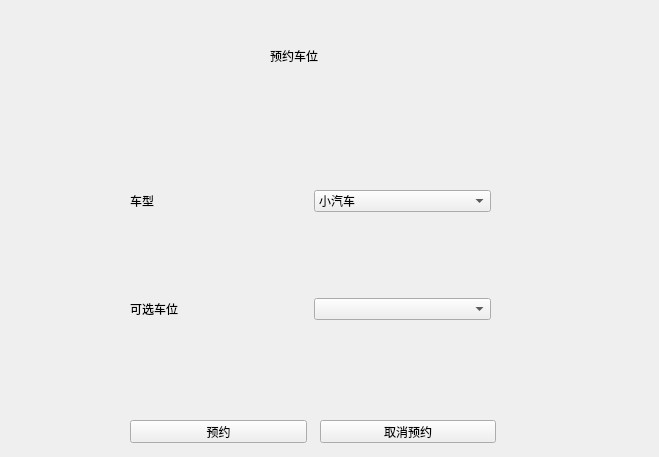
<?xml version="1.0" encoding="UTF-8"?>
<ui version="4.0">
 <class>reserveCar</class>
 <widget class="QWidget" name="reserveCar">
  <property name="geometry">
   <rect>
    <x>0</x>
    <y>0</y>
    <width>659</width>
    <height>457</height>
   </rect>
  </property>
  <property name="windowTitle">
   <string>Form</string>
  </property>
  <widget class="QWidget" name="gridLayoutWidget">
   <property name="geometry">
    <rect>
     <x>130</x>
     <y>110</y>
     <width>361</width>
     <height>291</height>
    </rect>
   </property>
   <layout class="QGridLayout" name="gridLayout">
    <item row="0" column="1">
     <widget class="QComboBox" name="size">
      <item>
       <property name="text">
        <string>小汽车</string>
       </property>
      </item>
      <item>
       <property name="text">
        <string>小卡</string>
       </property>
      </item>
      <item>
       <property name="text">
        <string>中卡</string>
       </property>
      </item>
      <item>
       <property name="text">
        <string>大卡</string>
       </property>
      </item>
     </widget>
    </item>
    <item row="1" column="0">
     <widget class="QLabel" name="label_2">
      <property name="text">
       <string>可选车位</string>
      </property>
     </widget>
    </item>
    <item row="1" column="1">
     <widget class="QComboBox" name="position"/>
    </item>
    <item row="0" column="0">
     <widget class="QLabel" name="label">
      <property name="text">
       <string>车型</string>
      </property>
     </widget>
    </item>
   </layout>
  </widget>
  <widget class="QLabel" name="label_3">
   <property name="geometry">
    <rect>
     <x>270</x>
     <y>40</y>
     <width>101</width>
     <height>31</height>
    </rect>
   </property>
   <property name="styleSheet">
    <string notr="true">font: 14pt &quot;苹方 粗体&quot;;</string>
   </property>
   <property name="text">
    <string>预约车位</string>
   </property>
  </widget>
  <widget class="QPushButton" name="noBtn">
   <property name="geometry">
    <rect>
     <x>320</x>
     <y>420</y>
     <width>176</width>
     <height>23</height>
    </rect>
   </property>
   <property name="text">
    <string>取消预约</string>
   </property>
  </widget>
  <widget class="QPushButton" name="yesBtn">
   <property name="geometry">
    <rect>
     <x>130</x>
     <y>420</y>
     <width>177</width>
     <height>23</height>
    </rect>
   </property>
   <property name="text">
    <string>预约</string>
   </property>
  </widget>
 </widget>
 <resources/>
 <connections/>
</ui>
